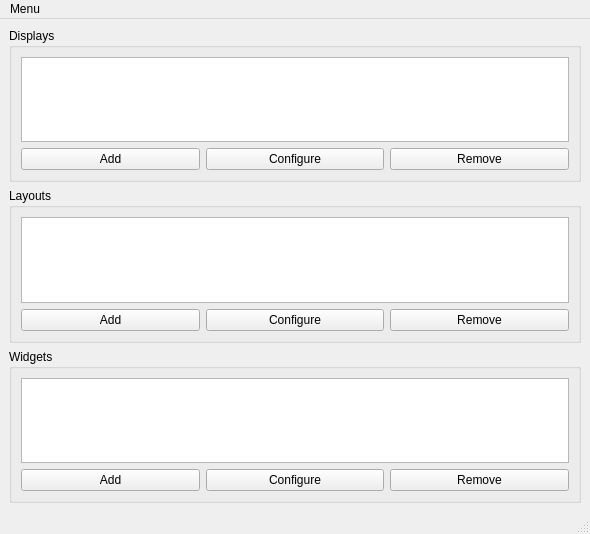
<?xml version="1.0" encoding="UTF-8"?>
<ui version="4.0">
 <class>MainWindow</class>
 <widget class="QMainWindow" name="MainWindow">
  <property name="geometry">
   <rect>
    <x>0</x>
    <y>0</y>
    <width>590</width>
    <height>534</height>
   </rect>
  </property>
  <property name="windowTitle">
   <string>MainWindow</string>
  </property>
  <widget class="QWidget" name="centralwidget">
   <layout class="QGridLayout" name="gridLayout_5">
    <item row="0" column="0">
     <layout class="QVBoxLayout" name="verticalLayout">
      <item>
       <widget class="QGroupBox" name="groupBox_4">
        <property name="title">
         <string>Displays</string>
        </property>
        <layout class="QGridLayout" name="gridLayout_3">
         <item row="0" column="0">
          <layout class="QGridLayout" name="gridLayout_4">
           <item row="1" column="0">
            <layout class="QHBoxLayout" name="horizontalLayout_4">
             <item>
              <widget class="QPushButton" name="pushButton_displays_add">
               <property name="text">
                <string>Add</string>
               </property>
              </widget>
             </item>
             <item>
              <widget class="QPushButton" name="pushButton_displays_configure">
               <property name="text">
                <string>Configure</string>
               </property>
              </widget>
             </item>
             <item>
              <widget class="QPushButton" name="pushButton_displays_remove">
               <property name="text">
                <string>Remove</string>
               </property>
              </widget>
             </item>
            </layout>
           </item>
           <item row="0" column="0">
            <widget class="QListWidget" name="listWidget_displays"/>
           </item>
          </layout>
         </item>
        </layout>
       </widget>
      </item>
      <item>
       <widget class="QGroupBox" name="groupBox_5">
        <property name="title">
         <string>Layouts</string>
        </property>
        <layout class="QGridLayout" name="gridLayout">
         <item row="0" column="0">
          <layout class="QGridLayout" name="gridLayout_6">
           <item row="1" column="0">
            <layout class="QHBoxLayout" name="horizontalLayout_5">
             <item>
              <widget class="QPushButton" name="pushButton_layouts_add">
               <property name="text">
                <string>Add</string>
               </property>
              </widget>
             </item>
             <item>
              <widget class="QPushButton" name="pushButton_layouts_configure">
               <property name="text">
                <string>Configure</string>
               </property>
              </widget>
             </item>
             <item>
              <widget class="QPushButton" name="pushButton_layouts_remove">
               <property name="text">
                <string>Remove</string>
               </property>
              </widget>
             </item>
            </layout>
           </item>
           <item row="0" column="0">
            <widget class="QListWidget" name="listWidget_layouts"/>
           </item>
          </layout>
         </item>
        </layout>
       </widget>
      </item>
      <item>
       <widget class="QGroupBox" name="groupBox_3">
        <property name="title">
         <string>Widgets</string>
        </property>
        <layout class="QGridLayout" name="gridLayout_2">
         <item row="0" column="0">
          <widget class="QListWidget" name="listWidget_widgets"/>
         </item>
         <item row="1" column="0">
          <layout class="QHBoxLayout" name="horizontalLayout_3">
           <item>
            <widget class="QPushButton" name="pushButton_widgets_add">
             <property name="text">
              <string>Add</string>
             </property>
            </widget>
           </item>
           <item>
            <widget class="QPushButton" name="pushButton_widgets_configure">
             <property name="text">
              <string>Configure</string>
             </property>
            </widget>
           </item>
           <item>
            <widget class="QPushButton" name="pushButton_widgets_remove">
             <property name="text">
              <string>Remove</string>
             </property>
            </widget>
           </item>
          </layout>
         </item>
        </layout>
       </widget>
      </item>
     </layout>
    </item>
   </layout>
  </widget>
  <widget class="QMenuBar" name="menubar">
   <property name="geometry">
    <rect>
     <x>0</x>
     <y>0</y>
     <width>590</width>
     <height>25</height>
    </rect>
   </property>
   <widget class="QMenu" name="menu_Menu">
    <property name="title">
     <string>Menu</string>
    </property>
   </widget>
   <addaction name="menu_Menu"/>
  </widget>
  <widget class="QStatusBar" name="statusbar"/>
 </widget>
 <resources/>
 <connections/>
</ui>
